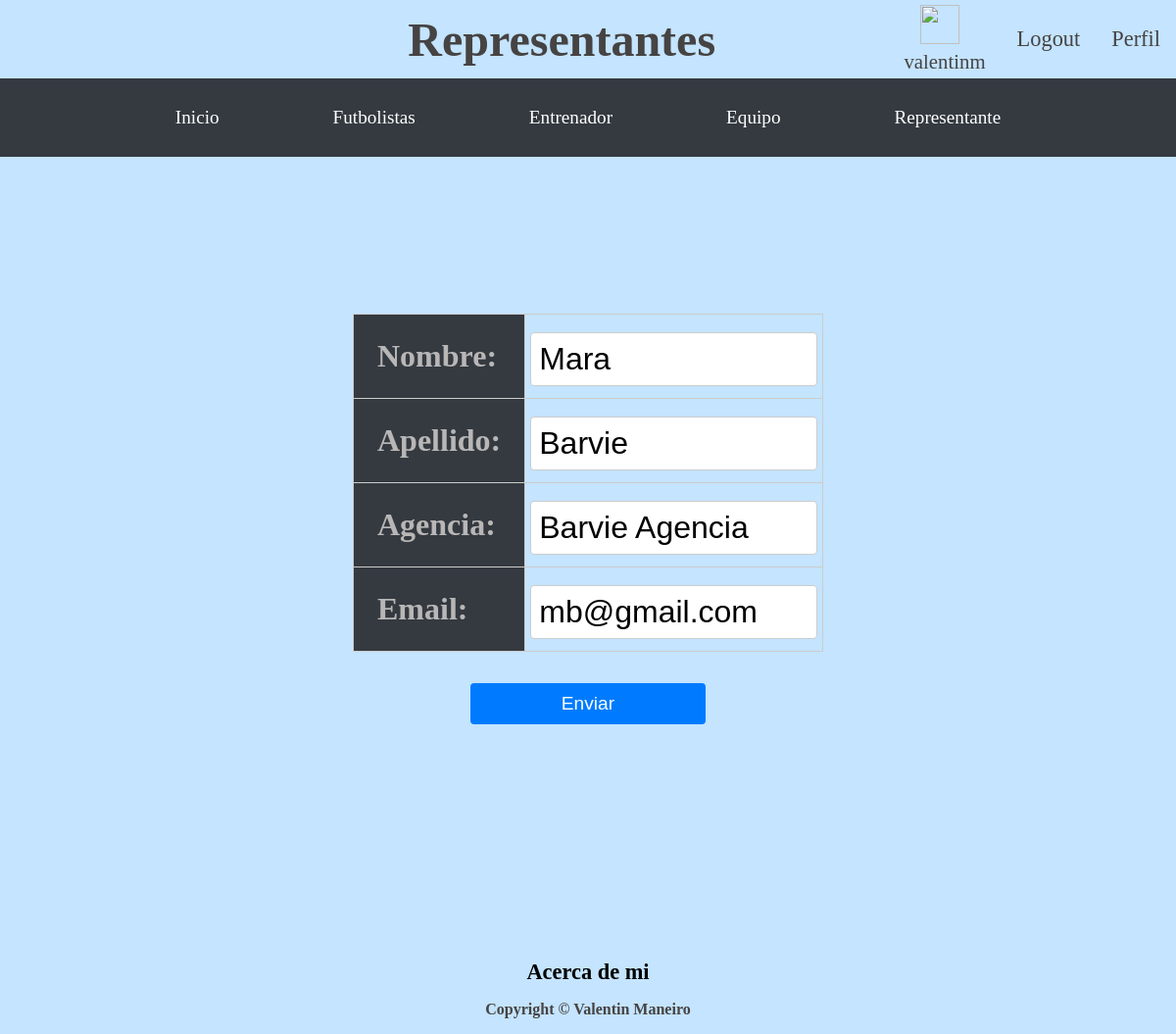
Screenshot of /editar_representante/3/ (signed in) with the database file from the repository.
### aplicacion/models.py (models this page shows)
class Representante(models.Model):
    nombre = models.CharField(max_length=60)
    apellido = models.CharField(max_length=60)
    agencia = models.CharField(max_length=60)
    email = models.EmailField()

### aplicacion/views.py (the view)
# urls.py: path('editar_representante/<int:pk>/', RepresentanteUpdate.as_view(), name= "editar_representante"),
class RepresentanteUpdate(LoginRequiredMixin, UpdateView):
    model = Representante
    fields = ['nombre', 'apellido', 'agencia', 'email']
    success_url = reverse_lazy('representante')

### aplicacion/templates/aplicacion/representante_form.html (shortened to what this page needs)
{% extends 'aplicacion/base.html' %}
{% load static %}
{% block titulo %}Representantes{% endblock titulo %}
{% block contenido %}
    <form action="" method="POST">
        <table>
            {{ form.as_table }}
        </table>
        <div class = "boton">
        <input type="submit" value="Enviar">
        </div>
    </form>
{% endblock contenido %}

### aplicacion/templates/aplicacion/base.html (shortened to what this page needs)
<!DOCTYPE html>
<html lang="en">
    <head>
        <link rel="stylesheet" href="../../static/aplicacion/css/style.css">
        <link rel="stylesheet" href="https://cdnjs.cloudflare.com/ajax/libs/font-awesome/6.4.0/css/all.min.css">
    </head>
    <body>
        <header>
            <h1 class="titulo">
                    {% block titulo %}
                    {% endblock titulo %}
            </h1>
            {% if user.is_authenticated %}
            <div class="text-center-disabled">
                <div class="info-usuario">
                    <p >{{user.username}}</p>
                    <a  href="{% url 'agregar_avatar' %}" ><img src="{{ request.session.avatar }}" height="40px" weight="40px"/></a>
                </div>
                <a class="btn btn-primary" href="{% url 'logout' %}">Logout</a>
                <a class="btn btn-success" href="{% url 'perfil' %}">Perfil</a>
                {% else %}
                <div class="text-center-disabled">
                <a class="btn btn-primary" href="{% url 'login' %}">Login</a>
                <a class="btn btn-success" href="{% url 'registrar' %}">Registrarse</a>
                </div>
                {% endif %}
            </div>
        </header>
        <nav class="navbar  navbar-dark" id="mainNav">
            <div class="container">
                    <ul class="navbar-nav">
                        <li class="nav-item px-lg-4"><a class="nav-link text-uppercase" href="{% url 'home' %}">Inicio</a></li>
                        {% if user.is_authenticated %}
                            <li class="nav-item "><a class="nav-link text-uppercase" href="{% url 'futbolistas' %}">Futbolistas</a></li>
                            <li class="nav-item "><a class="nav-link text-uppercase" href="{% url 'entrenador' %}">Entrenador</a></li>
                            <li class="nav-item"><a class="nav-link text-uppercase" href="{% url 'equipo' %}">Equipo</a></li>
                            <li class="nav-item "><a class="nav-link text-uppercase" href="{% url 'representante' %}">Representante</a></li>
                        {% endif %}
                    </ul>
            </div>
        </nav>
        {% block contenido %}
        {% endblock contenido %}
        <footer class="">
            <a href ="{% url 'acerca_de_mi' %}">Acerca de mi</a>
            <p class="">Copyright &copy; Valentin Maneiro</p>
        </footer>
    </body>
</html>

### aplicacion/static/aplicacion/css/style.css (style rules this page uses)
body { margin:0; padding: 0; background-color: #C4E4FF; color: rgb(70, 67, 67); }
header { display:flex; width: 100%; height: 10vh; align-items: center; justify-content: center; }
.titulo { font-size: 3rem; font-weight: bold; display: block; margin-left: 15rem; text-align: center; width: 100%; }
.text-center-disabled { display: flex; justify-content: flex-start; align-items: center; }
.text-center-disabled a { font-size: 1.4rem; color: rgb(70, 67, 67); text-decoration: none ; }
.btn { padding: 1rem; }
.info-usuario { display: flex; flex-direction: column-reverse; align-items: center; justify-content: center; margin: 1rem; }
.info-usuario p { text-align: center; font-size: 1.3rem; margin: 0; padding: 0; }
.info-usuario img { height: 40px; width: 40px; margin-right: 10px; }
.navbar { display: flex; width: 100%; height: 10vh; justify-content: space-between; align-items: center; background-color: #343a40; }
.container { width: 100%; display: flex; justify-content: space-around; align-items: center; }
.navbar-nav { display: flex; list-style-type: none; margin: 0; padding: 0; text-align: center; }
.nav-item { margin: 1rem 3rem; font-size:1.2rem; }
.nav-link { color: #ffffff; text-decoration: none; padding: 5px 10px; }
form { width: 50%; padding: 10rem 0; margin: 0 auto; }
form table { width: 100%; }
form table tr { margin-bottom: 10px; }
form table td { padding: 5px; }
form label { font-size: 2rem }
form input[type="text"], form input[type="email"], form input[type="password"], form textarea, form select { width: 100%; padding: 8px; border: 1px solid #ccc; border-radius: 4px; box-sizing: border-box; margin-top: 5px; font-size: 2rem; }
.boton { display: flex; justify-content: center; margin: 2rem 0; }
form input[type="submit"] { width: 50%; padding: 10px 10px; background-color: #007bff; color: #fff; border: none; border-radius: 4px; cursor: pointer; transition: background-color 0.3s; font-size: 1.2rem; align-content: center; }
table { width: 100%; border-collapse: collapse; }
th, td { padding: 8px; border: 1px solid #ddd; text-align: left; font-size: 1.7rem; color: rgb(184, 182, 182) }
th { background-color: #343a40; }
form { width: 40%; margin: 0 auto; height: 30%; }
td, th { padding: 1.5rem; border: 1px solid #ccc; }
footer { height: 3%; text-align: center; position: sticky; bottom: 0; left: 0; right: 0; padding-top: 3rem; }
footer p { font-size: 1rem; font-weight: bold; }
footer a { font-size: 1.4rem; font-weight: bold; text-decoration: none; color: rgb(0, 0, 0); margin: 0 1rem; }

### rows the page displays
Representante: nombre "Mara", apellido "Barvie", agencia "Barvie Agencia", email "mb@gmail.com"

### other values shown
{{ user.username }} "valentinm"
